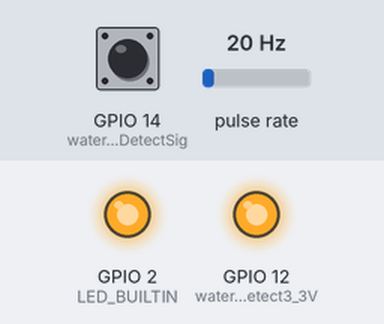
Simulated run of this sketch. Board: ESP32. Parts: output pins drawn as LEDs (lit = HIGH). Wiring (inferred from the names in the program): pulse sensor: data GPIO 13. The inputs (shaded band) are chosen by the test bench; at power-on: GPIO 14 (waterFullDetectSig) HIGH, pulse rate 20 Hz.

Above: at 0.1 s.
Timing chart, 0 to 1.6 s (numbered marks = the images above):
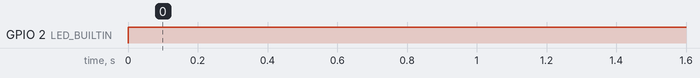

Measured:
- by itself, GPIO 2 (LED_BUILTIN): LOW → HIGH at 0.00 s

The sketch:

whiteWaterTimerESP.ino
```cpp
/*
 * Control de las aguas blancas en una autocaravana
 *
 * Progaramado para el ESP32-wroom-32D
 *
 * Para detectar el llenado usaremos un sendor capacitivo XKC-Y25-NPN
 * al ser alimentado por un mínimo de 5V se dispondrá de alimentación
 * en OUT através de una resistencia de 10K de 3.3V
 * Al encontrarno en un vehículo en movimiento no se sensará el llenado
 * hasta que el deposito no se haye bajo un límete por determinar
 *
 * Para cuantificar los litros usaremos un caudalimetro YF-B1
 *
 * Detectado mucho ruido en el caudalimetro,
 * hemos realizado un debounce por harware
 * condensador cerámico de Señal a GND de 10 nF
 *
 * Lacomunicación UART  con otros dipositivos se realiza
 * en RS-485 a 5V se usará un Logic Level Converter de 5V a 3.3V
 */


#include <WiFi.h>

#define _DEBUG_

#ifdef _DEBUG_
  #define LED_BUILTIN 2
#endif

const byte waterFullDetectSig = 14;    // Yellow
//const byte waterFullDetectMode;// Black
        // waterFullDetectVCC;    // Brown
        // waterFullDetectGND;    // Blue
const byte waterFullDetect3_3V = 12;// Black

//const byte rs485_RX = 12;
//const byte rs485_TX = 11;

bool waterDetectFull = 0;
//bool waterDetectFullLast = 0;

bool readyFullDetect = 1;

float waterMaxVolume = 120;
//float waterStock = waterMaxVolume;
float waterStock = 40;
float waterPartialVolume = 0;

TaskHandle_t Task1;

hw_timer_t * timer = NULL;

portMUX_TYPE synch = portMUX_INITIALIZER_UNLOCKED;
portMUX_TYPE timerMux = portMUX_INITIALIZER_UNLOCKED;

const byte flowmeterSigISRpin = 13;
volatile int counterFlowmeter;
volatile int countFlowmeter;

void IRAM_ATTR flowmeterCounter(){
  timerAlarmEnable(timer);
  portENTER_CRITICAL(&synch);
  counterFlowmeter++;
  portEXIT_CRITICAL(&synch);
}

// A cada segundo pero y si termina antes de terminar el segundo

void IRAM_ATTR onTimer() {
  portENTER_CRITICAL_ISR(&timerMux);
  countFlowmeter=counterFlowmeter;
  counterFlowmeter=0;
  timerEnd(timer);
  portEXIT_CRITICAL_ISR(&timerMux);
}


void flowmeterCountTask1(void * pvParameters)
{
  while(1)
  {

  }
}


void setup() {
  // while (!Serial);
  // Serial.begin(115200);
  WiFi.mode(WIFI_OFF);
  btStop();                     /* Nucleo especifico en nucleo 1 es el que usa por defecto */

  pinMode(waterFullDetectSig, INPUT_PULLUP);
  pinMode(waterFullDetect3_3V, OUTPUT);

  #ifdef _DEBUG_
    pinMode(LED_BUILTIN, OUTPUT);
    digitalWrite(waterFullDetect3_3V, HIGH);
  #endif

  xTaskCreatePinnedToCore(
      flowmeterCountTask1,     /* Funcion de la tarea */
      "Count pluse flowmeter", /* Nombre de la tarea */
      10000,                   /* Tamaño de la pila en la RAM en bits 4096 estaria bien */
      NULL,                    /* Parametros de entrada */
      0,                       /* Prioridad de la tarea cuanto mas alto el número mayor la prioridad*/
      &Task1,                  /* objeto TaskHandle_t. */
      0);
  attachInterrupt(digitalPinToInterrupt(flowmeterSigISRpin), flowmeterCounter, RISING);

  timer = timerBegin(0, 80, true);
  timerAttachInterrupt(timer, &onTimer, true);
  timerAlarmWrite(timer, 1000000, true);        //1 000 000 microsegundos = 1 segundo
}

void loop() {
  //waterDetectIsFull();

  #ifdef _DEBUG_
    waterDetectFull = digitalRead(waterFullDetectSig);
    digitalWrite(LED_BUILTIN, waterDetectFull);
  #endif
}
```
